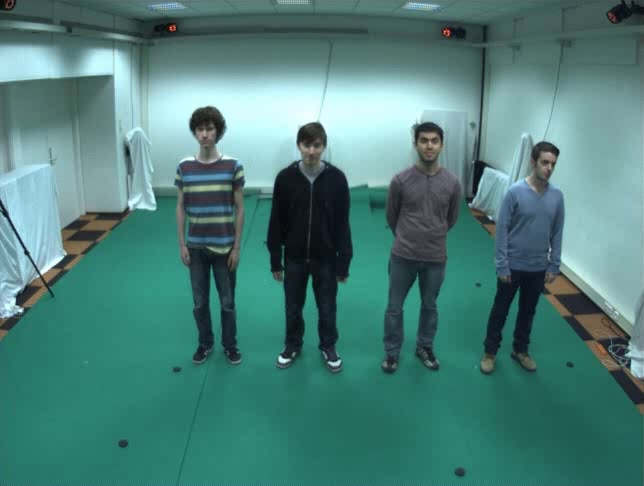
#> input picture _only/frame.jpg, 644 x 486 px
$ jupyter execute --allow-errors OpticalFlow.ipynb
#> lines starting #> are read from the running program, lines starting #| are printed output that depends on the picture; after the words box and inside, x2 and y2 are one past the last pixel; in counts of white or black regions, pixels touching at a corner belong together; pictures that were not available may be replaced by others from this repository, and a replacement may not be noted
## Dependencies

[cell 1]
import os
import shutil
import cv2
import glob
import random
import numpy as np
import tensorflow as tf
import matplotlib.pyplot as plt
from collections import Counter
from sklearn.model_selection import train_test_split
from tensorflow.keras.optimizers import Adam

## Optical Flow Calculation

### Middle frame

[cell 2]
# [48 lines of commented-out code are left out]

[cell 3]
root = 'HMDB51/video_data'

for path, dirs, files in os.walk(root):
    for file in files:
        video_path = os.path.join(path, file)
        cap = cv2.VideoCapture(video_path)
        length = int(cap.get(cv2.CAP_PROP_FRAME_COUNT))

        # obtain the middle frame number
        frame_num = length//2

        # Read the middle frame
        cap.set(cv2.CAP_PROP_POS_FRAMES, frame_num)
        _, middle_frame = cap.read()
#> middle_frame is the input picture: shape (486, 644, 3); mean B, G, R 121.4, 126.9, 77
        prev_frame = cv2.cvtColor(middle_frame, cv2.COLOR_BGR2GRAY)
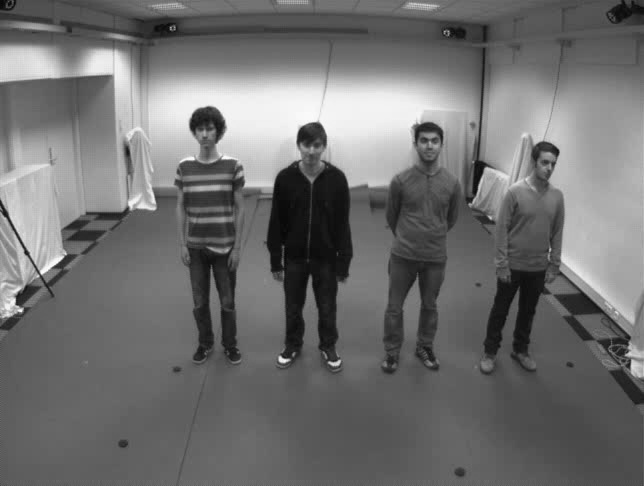
#> prev_frame: shape (486, 644); min 5, max 253, mean 111.3

        # Read the subsequent frame
        cap.set(cv2.CAP_PROP_POS_FRAMES, frame_num+1)
        _, next_frame = cap.read()
        next_frame = cv2.cvtColor(next_frame, cv2.COLOR_BGR2GRAY)

        cap.release()

        # Create a mask with max saturation
        mask = np.zeros_like(middle_frame)
        mask[..., 1] = 255

        # Calculate the optical flow between the middle frame and the next frame
        flow = cv2.calcOpticalFlowFarneback(prev_frame, next_frame, None, 0.5, 3, 15, 3, 5, 1.2, 0)

        # Compute the magnitude and direction of the optical flow
        magnitude, angle = cv2.cartToPolar(flow[..., 0], flow[..., 1])
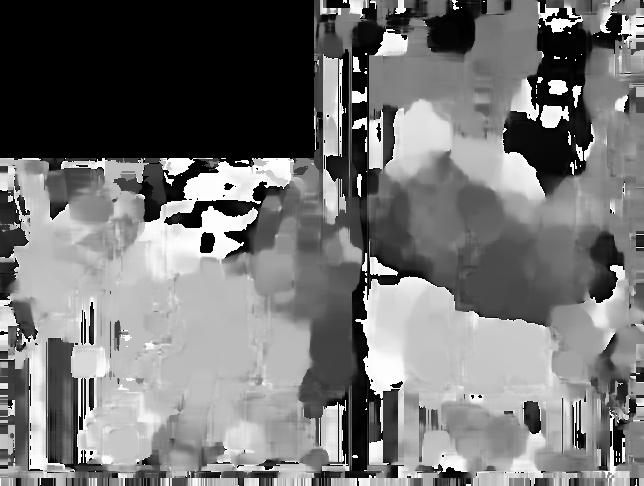
#> angle: shape (486, 644) float32; min 0, max 6.28, mean 2.86; drawn with min black and max white

        # Set image hue according to the optical flow direction
        mask[..., 0] = angle * 180 / np.pi / 2
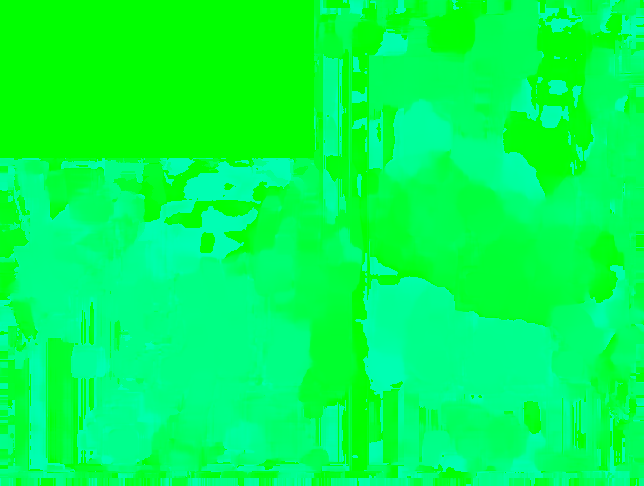
#> mask: shape (486, 644, 3); mean of channels 0, 1, 2 81.4, 255, 0; drawn as B, G, R

        # Set image value according to the optical flow magnitude
        mask[..., 2] = cv2.normalize(magnitude, None, 0, 255, cv2.NORM_MINMAX)
#> mask: shape (486, 644, 3); 0.73% of pixels changed, all inside (x1, y1, x2, y2) = (0, 0, 644, 486)

        # Convert to RGB
        rgb = cv2.cvtColor(mask, cv2.COLOR_HSV2BGR)

        # Save the optical flow image
        new_path = path.replace('video_data', 'optical_flow')
        os.makedirs(new_path, exist_ok=True)
        optical_flow_path = os.path.join(new_path, f'{file[:-4]}.png')
        cv2.imwrite(optical_flow_path, rgb)

### All frames

[cell 4]
root = 'HMDB51/video_data'

# Set the parameters for the optical flow calculation
lk_params = dict(winSize=(15, 15),
                 maxLevel=2,
                 criteria=(cv2.TERM_CRITERIA_EPS | cv2.TERM_CRITERIA_COUNT, 10, 0.03))

for path, dirs, files in os.walk(root):
    for file in files:
        video_path = os.path.join(path, file)
        cap = cv2.VideoCapture(video_path)
        length = int(cap.get(cv2.CAP_PROP_FRAME_COUNT))
        print(length)
        prev_frame = None

        # Loop through each frame in the video and calculate the optical flow
        for i in range(length):
            # Read the next frame
            ret, frame = cap.read()

            if ret:
                # Convert the frame to grayscale
                gray_frame = cv2.cvtColor(frame, cv2.COLOR_BGR2GRAY)

                if prev_frame is not None:
                    # Calculate the optical flow between the current and previous frames
                    flow = cv2.calcOpticalFlowFarneback(prev_frame, gray_frame, None, 0.5, 3, 15, 3, 5, 1.2, 0)

                    # Compute the magnitude and direction of the optical flow
                    magnitude, angle = cv2.cartToPolar(flow[..., 0], flow[..., 1])

                    # Normalize the magnitude to a range between 0 and 255
                    magnitude_norm = cv2.normalize(magnitude, None, 0, 255, cv2.NORM_MINMAX)

                    # Convert the magnitude to a grayscale image
                    magnitude_image = np.uint8(magnitude_norm)

                    # Save the optical flow image
                    new_path = path.replace('video_data', 'optical_flow')
                    os.makedirs(new_path, exist_ok=True)
                    optical_flow_path = os.path.join(new_path, f'{file}_{i}.png')
                    cv2.imwrite(optical_flow_path, magnitude_image)

                # Set the current frame as the previous frame for the next iteration
                prev_frame = gray_frame

            else:
                cap.release()

## Data Load

[cell 5]
keep_hmdb51 = ["clap", "climb", "drink", "jump", "pour", "ride_bike", "ride_horse",
        "run", "shoot_bow", "smoke", "throw", "wave"]

TRAIN_TAG, TEST_TAG = 1, 2
train_files, test_files = [], []
train_labels, test_labels = [], []
split_pattern_name = f"*test_split1.txt"
split_pattern_path = os.path.join('HMDB51/test_train_splits', split_pattern_name)
annotation_paths = glob.glob(split_pattern_path)
#> annotation_paths = []
for filepath in annotation_paths:
    class_name = '_'.join(filepath.split('/')[-1].split('_')[:-2])
    if class_name not in keep_hmdb51:
        continue  # skipping the classes that we won't use.
    with open(filepath) as fid:
        lines = fid.readlines()
    for line in lines:
        video_filename, tag_string = line.split()
        tag = int(tag_string)
        if tag == TRAIN_TAG:
            train_files.append(video_filename)
            train_labels.append(class_name)
        elif tag == TEST_TAG:
            test_files.append(video_filename)
            test_labels.append(class_name)
#> this loop made 0 passes
#> after the loop, test_files = []; test_labels = []; train_files = []; train_labels = []

[cell 6]
x_train = []
x_test = []

for file in train_files:
    vid_name = file[:-4]
    for path, _, files in os.walk('HMDB51/optical_flow'):
        for file_name in files:
            if file_name[:-4] == vid_name:
                img = cv2.imread(os.path.join(path, file_name))
                img = cv2.resize(img, (112, 112))
                x_train.append(img)

for file in test_files:
    vid_name = file[:-4]
    for path, _, files in os.walk('HMDB51/optical_flow'):
        for file_name in files:
            if file_name[:-4] == vid_name:
                img = cv2.imread(os.path.join(path, file_name))
                img = cv2.resize(img, (112, 112))
                x_test.append(img)

x_train = np.asarray(x_train)/255.
x_test = np.asarray(x_test)/255.

[cell 7]
# Dict to convert string labels to ints
str_to_int = {"clap":0, "climb":1, "drink":2, "jump":3, "pour":4, "ride_bike":5, "ride_horse":6,
              "run":7, "shoot_bow":8, "smoke":9, "throw":10, "wave":11}

y_train = np.array([str_to_int[label] for label in train_labels])
#> y_train = empty array
y_test = np.array([str_to_int[label] for label in test_labels])
#> y_test = empty array

$ run again, on _only/frame2.jpg
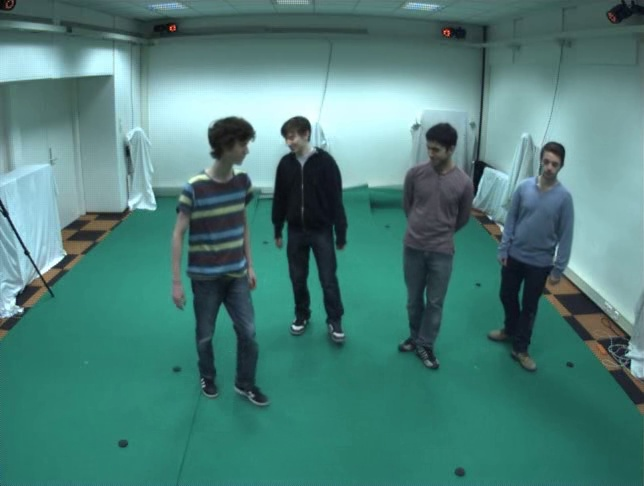
#> input picture _only/frame2.jpg, 644 x 486 px
#> middle_frame is the input picture: shape (486, 644, 3); mean B, G, R 121.9, 127.4, 76.9
#> `magnitude, angle = cv2.cartToPolar(flow[..., 0], flow[..., 1])`:
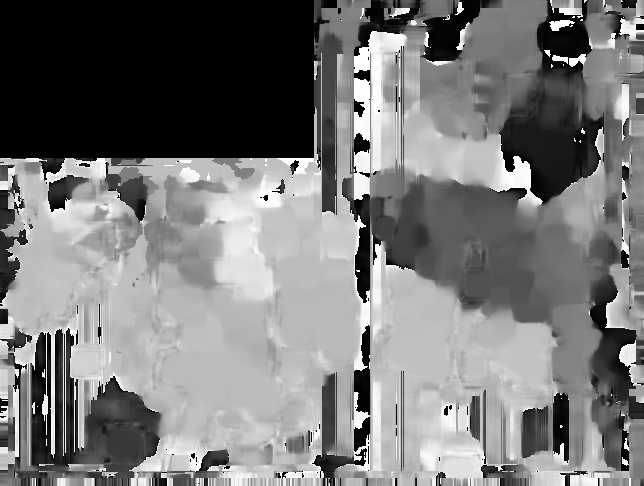
#> angle: shape (486, 644) float32; min 0, max 6.28, mean 2.98; drawn with min black and max white
#> `mask[..., 0] = angle * 180 / np.pi / 2`:
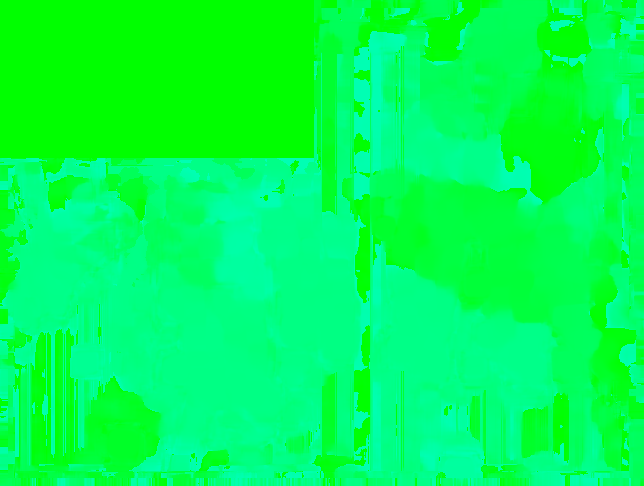
#> mask: shape (486, 644, 3); mean of channels 0, 1, 2 85.1, 255, 0; drawn as B, G, R
#> annotation_paths = []
#> y_train = empty array
